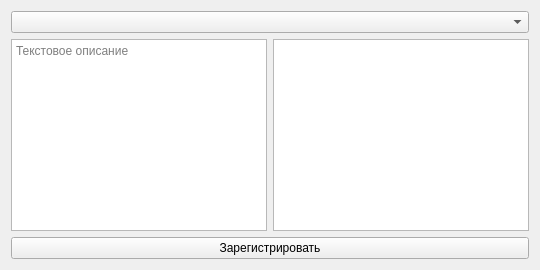
              <widget class="QWidget" name="tab_18">
               <attribute name="title">
                <string>Заявка</string>
               </attribute>
               <layout class="QVBoxLayout" name="verticalLayout_50">
                <item>
                 <widget class="QComboBox" name="cmb_outplan"/>
                </item>
                <item>
                 <layout class="QHBoxLayout" name="horizontalLayout_21">
                  <item>
                   <widget class="QPlainTextEdit" name="plt_outplan">
                    <property name="sizePolicy">
                     <sizepolicy hsizetype="Expanding" vsizetype="Preferred">
                      <horstretch>0</horstretch>
                      <verstretch>0</verstretch>
                     </sizepolicy>
                    </property>
                    <property name="maximumSize">
                     <size>
                      <width>16777215</width>
                      <height>20022</height>
                     </size>
                    </property>
                    <property name="placeholderText">
                     <string>Текстовое описание</string>
                    </property>
                   </widget>
                  </item>
                  <item>
                   <widget class="QTableWidget" name="tbl_select_nar"/>
                  </item>
                 </layout>
                </item>
                <item>
                 <widget class="QPushButton" name="btn_outplan_ok">
                  <property name="text">
                   <string>Зарегистрировать</string>
                  </property>
                 </widget>
                </item>
               </layout>
              </widget>
